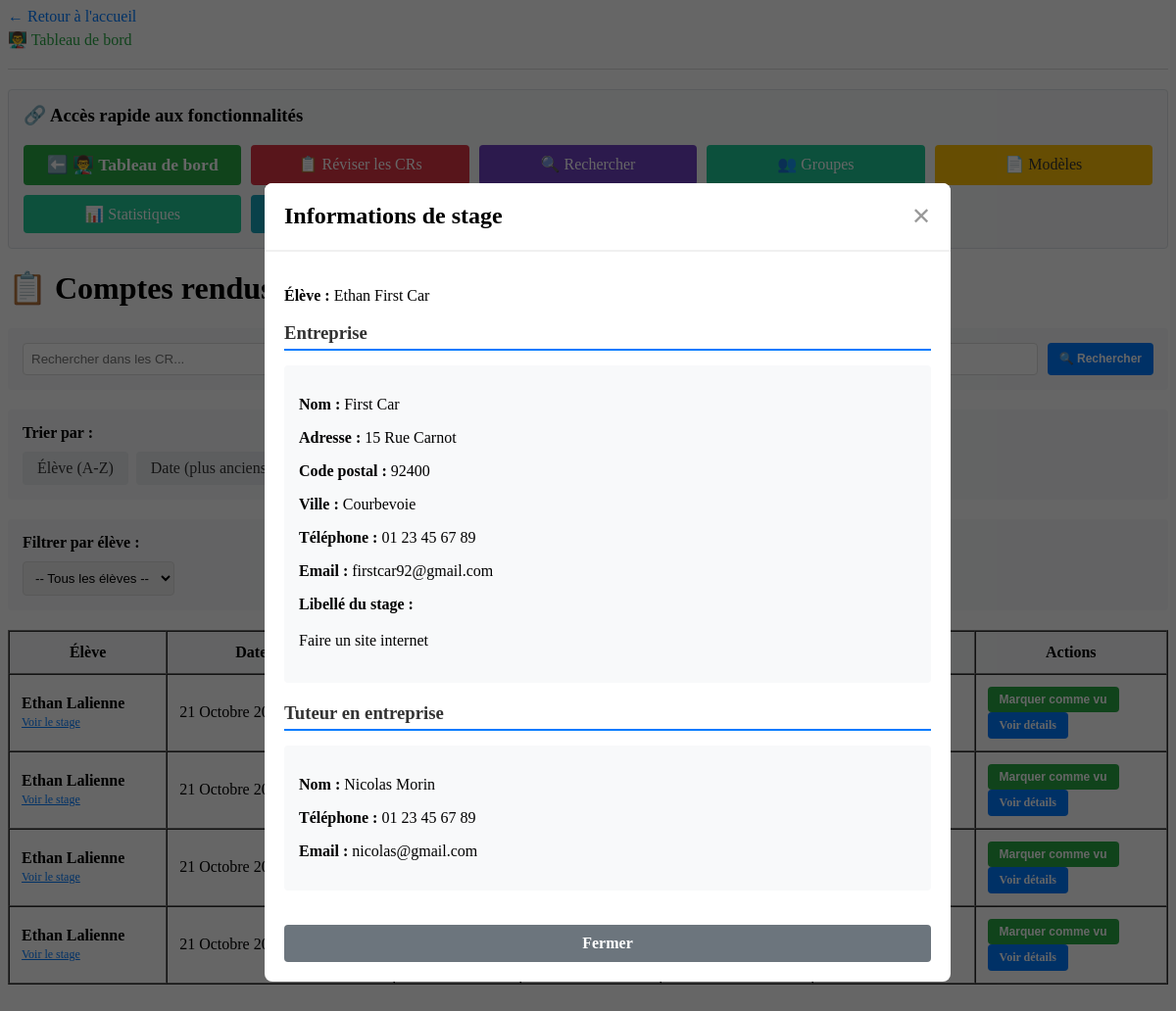
The app's page /liste_cr_prof.php?view_stage=3 (signed in) with its own data.
### tables this page shows
CREATE TABLE IF NOT EXISTS `cr` (
  `num` bigint NOT NULL AUTO_INCREMENT,
  `date` date DEFAULT NULL,
  `description` text,
  `titre` varchar(255) DEFAULT NULL,
  `contenu_html` longtext,
  `vu` tinyint(1) DEFAULT '0',
  `archivé` tinyint(1) DEFAULT '0',
  `datetime` datetime DEFAULT NULL,
  `num_version` int DEFAULT '1',
  `num_utilisateur` int DEFAULT NULL,
  `groupe_id` int DEFAULT NULL,
  PRIMARY KEY (`num`),
  KEY `num_utilisateur` (`num_utilisateur`),
  KEY `groupe_id` (`groupe_id`)
);

CREATE TABLE IF NOT EXISTS `utilisateur` (
  `num` int NOT NULL AUTO_INCREMENT,
  `nom` varchar(100) NOT NULL,
  `prenom` varchar(100) NOT NULL,
  `tel` varchar(20) DEFAULT NULL,
  `login` varchar(100) NOT NULL,
  `motdepasse` varchar(100) NOT NULL,
  `type` int DEFAULT NULL,
  `email` varchar(100) DEFAULT NULL,
  `option` int DEFAULT NULL,
  `num_stage` int DEFAULT NULL,
  `token` varchar(10000) NOT NULL,
  `date` date DEFAULT NULL,
  `token_created_at` datetime DEFAULT NULL,
  `email_valide` tinyint(1) DEFAULT '0',
  `code_verification` varchar(10) DEFAULT NULL,
  `email_verification_token` varchar(100) DEFAULT NULL,
  `email_verification_token_created_at` datetime DEFAULT NULL,
  PRIMARY KEY (`num`),
  UNIQUE KEY `login` (`login`),
  UNIQUE KEY `email` (`email`),
  KEY `num_stage` (`num_stage`)
);

CREATE TABLE IF NOT EXISTS `stage` (
  `num` int NOT NULL AUTO_INCREMENT,
  `nom` varchar(50) NOT NULL,
  `adresse` varchar(100) DEFAULT NULL,
  `CP` int DEFAULT NULL,
  `ville` varchar(40) DEFAULT NULL,
  `tel` varchar(20) DEFAULT NULL,
  `libelleStage` varchar(500) DEFAULT NULL,
  `email` varchar(50) DEFAULT NULL,
  `num_tuteur` int DEFAULT NULL,
  PRIMARY KEY (`num`),
  KEY `num_tuteur` (`num_tuteur`)
);

CREATE TABLE IF NOT EXISTS `tuteur` (
  `num` int NOT NULL AUTO_INCREMENT,
  `nom` varchar(40) NOT NULL,
  `prenom` varchar(40) NOT NULL,
  `tel` varchar(20) DEFAULT NULL,
  `email` varchar(100) DEFAULT NULL,
  PRIMARY KEY (`num`)
);

### liste_cr_prof.php (the view, shortened to what this page needs)
<?php
include '_conf.php';
include 'fonctions.php';
function formatDateFrench($date) {
    $english_months = array('January', 'February', 'March', 'April', 'May', 'June', 'July', 'August', 'September', 'October', 'November', 'December');
    $french_months = array('Janvier', 'Février', 'Mars', 'Avril', 'Mai', 'Juin', 'Juillet', 'Août', 'Septembre', 'Octobre', 'Novembre', 'Décembre');
    $date_str = date('d F Y à H\hi', strtotime($date));
    $date_str = str_replace($english_months, $french_months, $date_str);
    return $date_str;
}
$bdd = mysqli_connect($serveurBDD, $userBDD, $mdpBDD, $nomBDD);
$order_by = "cr.datetime DESC";
$where_clause = "";
$query = "SELECT cr.*, u.nom, u.prenom FROM cr
          JOIN utilisateur u ON cr.num_utilisateur = u.num
          $where_clause
          ORDER BY $order_by";
$result = mysqli_query($bdd, $query);
?>
<!DOCTYPE html>
<html lang="fr">
<head>
</head>
<body>
    <h1>📋 Comptes rendus des élèves</h1>
    <div class="search-box">
        <form method="GET" style="display: flex; gap: 10px; flex-wrap: wrap;">
            <button type="submit" class="btn btn-primary btn-sm">
                🔍 Rechercher
            </button>
        </form>
    </div>
    <div class="filter-box">
        <strong>Trier par :</strong>
        <div class="sort-options">
            <a href="?sort=eleve<?php echo isset($_GET['search']) ? '&search=' . urlencode($_GET['search']) : ''; ?>" class="sort-btn <?php echo (isset($_GET['sort']) && $_GET['sort'] == 'eleve') ? 'active' : ''; ?>">Élève (A-Z)</a>
            <a href="?sort=date_asc<?php echo isset($_GET['search']) ? '&search=' . urlencode($_GET['search']) : ''; ?>" class="sort-btn <?php echo (isset($_GET['sort']) && $_GET['sort'] == 'date_asc') ? 'active' : ''; ?>">Date (plus anciens)</a>
            <a href="?sort=date_desc<?php echo isset($_GET['search']) ? '&search=' . urlencode($_GET['search']) : ''; ?>" class="sort-btn <?php echo (isset($_GET['sort']) && $_GET['sort'] == 'date_desc') ? 'active' : ''; ?>">Date (plus récents)</a>
            <a href="?sort=vu<?php echo isset($_GET['search']) ? '&search=' . urlencode($_GET['search']) : ''; ?>" class="sort-btn <?php echo (isset($_GET['sort']) && $_GET['sort'] == 'vu') ? 'active' : ''; ?>">Consultés</a>
            <a href="?sort=non_vu<?php echo isset($_GET['search']) ? '&search=' . urlencode($_GET['search']) : ''; ?>" class="sort-btn <?php echo (isset($_GET['sort']) && $_GET['sort'] == 'non_vu') ? 'active' : ''; ?>">Non consultés</a>
            <a href="liste_cr_prof.php" class="sort-btn">Tous</a>
        </div>
    </div>
    <div class="filter-box">
        <strong>Filtrer par élève :</strong>
        <form method="GET" style="margin-top: 10px;">
            <select name="eleve" onchange="this.form.submit();" style="padding: 8px; border: 1px solid #ddd; border-radius: 4px; cursor: pointer;">
                <option value="">-- Tous les élèves --</option>
            </select>
        </form>
    </div>
    <?php if (mysqli_num_rows($result) > 0): ?>
        <table border="1" cellpadding="12" cellspacing="0" style="width: 100%;">
            <thead>
                <tr style="background: #f8f9fa;">
                    <th>Élève</th>
                    <th>Date et heure</th>
                    <th>Description</th>
                    <th>Pièces jointes</th>
                    <th>Commentaires</th>
                    <th>Statut</th>
                    <th>Actions</th>
                </tr>
            </thead>
            <tbody>
                <?php while ($cr = mysqli_fetch_assoc($result)):
                    $commentaires = getCommentaires($cr['num']);
                ?>
                <tr>
                    <td>
                        <strong><?php echo htmlspecialchars($cr['prenom'] . ' ' . $cr['nom']); ?></strong>
                        <br><a href="?view_stage=<?php echo $cr['num_utilisateur']; ?><?php
                           echo isset($_GET['sort']) ? '&sort=' . urlencode($_GET['sort']) : '';
                           echo isset($_GET['eleve']) ? '&eleve=' . urlencode($_GET['eleve']) : '';
                           echo isset($_GET['search']) ? '&search=' . urlencode($_GET['search']) : '';
                           ?>" style="font-size: 12px; color: #007bff;">Voir le stage</a>
                    </td>
                    <td><?php echo formatDateFrench($cr['datetime']); ?></td>
                    <td>
                        <a href="?view=<?php echo $cr['num']; ?><?php
                           echo isset($_GET['sort']) ? '&sort=' . urlencode($_GET['sort']) : '';
                           echo isset($_GET['eleve']) ? '&eleve=' . urlencode($_GET['eleve']) : '';
                           echo isset($_GET['search']) ? '&search=' . urlencode($_GET['search']) : '';
                           ?>" style="color: #007bff; text-decoration: none; cursor: pointer;">
                        </a>
                    </td>
                    <td>
                    </td>
                    <td>
                    </td>
                    <td><?php echo $cr['vu'] ? '✅ Consulté' : '⏳ Non consulté'; ?></td>
                    <td>
                        <form method="POST" style="display: inline; margin-bottom: 5px;">
                            <?php if ($cr['vu'] == 0): ?>
                                <button type="submit" name="update_vu" class="btn btn-success btn-sm">
                                    Marquer comme vu
                                </button>
                            <?php endif; ?>
                        </form>
                        <br>
                        <a href="?view=<?php echo $cr['num']; ?><?php
                           echo isset($_GET['sort']) ? '&sort=' . urlencode($_GET['sort']) : '';
                           echo isset($_GET['eleve']) ? '&eleve=' . urlencode($_GET['eleve']) : '';
                           echo isset($_GET['search']) ? '&search=' . urlencode($_GET['search']) : '';
                           ?>" class="btn btn-primary btn-sm">
                            Voir détails
                        </a>
                    </td>
                </tr>
                <?php endwhile; ?>
            </tbody>
        </table>
    <?php else: ?>
        <div style="background: #f8f9fa; padding: 30px; text-align: center; border-radius: 4px; border: 1px solid #dee2e6;">
            <p style="color: #999; font-size: 16px;">Aucun compte rendu trouvé</p>
        </div>
    <?php endif; ?>
    <?php if (isset($_GET['view_stage']) && !empty($_GET['view_stage'])):
        $eleve_id = intval($_GET['view_stage']);
        $stage_query = "SELECT u.prenom, u.nom, s.*, t.nom as tuteur_nom, t.prenom as tuteur_prenom,
                                t.tel as tuteur_tel, t.email as tuteur_email
                         FROM utilisateur u
                         LEFT JOIN stage s ON u.num_stage = s.num
                         LEFT JOIN tuteur t ON s.num_tuteur = t.num
                         WHERE u.num = $eleve_id";
        $stage_result = mysqli_query($bdd, $stage_query);
        $stage_info = mysqli_fetch_assoc($stage_result);
    ?>
    <div class="modal-overlay">
        <div class="modal-content">
            <div class="modal-header">
                <h2 style="margin: 0;">Informations de stage</h2>
                <a href="liste_cr_prof.php?<?php
                    echo isset($_GET['sort']) ? 'sort=' . $_GET['sort'] : '';
                    echo (isset($_GET['sort']) && isset($_GET['eleve'])) ? '&' : '';
                    echo isset($_GET['eleve']) ? 'eleve=' . $_GET['eleve'] : '';
                    echo isset($_GET['search']) ? '&search=' . urlencode($_GET['search']) : '';
                    echo isset($_GET['view']) ? '&view=' . $_GET['view'] : '';
                ?>" style="text-decoration: none; font-size: 24px; color: #999; cursor: pointer;">✕</a>
            </div>
            <div class="modal-body">
                <p style="margin-bottom: 15px;"><strong>Élève :</strong> <?php echo htmlspecialchars($stage_info['prenom'] . ' ' . $stage_info['nom']); ?></p>
                <?php if (!empty($stage_info['nom'])): ?>
                    <h3 class="section-title">Entreprise</h3>
                    <div class="info-box">
                        <p><strong>Nom :</strong> <?php echo htmlspecialchars($stage_info['nom']); ?></p>
                        <p><strong>Adresse :</strong> <?php echo htmlspecialchars($stage_info['adresse']); ?></p>
                        <p><strong>Code postal :</strong> <?php echo htmlspecialchars($stage_info['CP']); ?></p>
                        <p><strong>Ville :</strong> <?php echo htmlspecialchars($stage_info['ville']); ?></p>
                        <p><strong>Téléphone :</strong> <?php echo htmlspecialchars($stage_info['tel']); ?></p>
                        <p><strong>Email :</strong> <?php echo htmlspecialchars($stage_info['email']); ?></p>
                        <p style="margin-top: 10px;"><strong>Libellé du stage :</strong></p>
                        <p style="line-height: 1.5; text-align: left; word-wrap: break-word;">
                            <?php
                            $libelle = $stage_info['libelleStage'];
                            $libelle = trim($libelle);
                            $libelle = preg_replace('/^[ \t]+/m', '', $libelle);
                            $libelle = preg_replace('/\n{3,}/', "\n\n", $libelle);
                            echo nl2br(htmlspecialchars($libelle));
                            ?>
                        </p>
                    </div>
                    <h3 class="section-title">Tuteur en entreprise</h3>
                    <div class="info-box">
                        <p><strong>Nom :</strong> <?php echo htmlspecialchars($stage_info['tuteur_prenom'] . ' ' . $stage_info['tuteur_nom']); ?></p>
                        <p><strong>Téléphone :</strong> <?php echo htmlspecialchars($stage_info['tuteur_tel']); ?></p>
                        <p><strong>Email :</strong> <?php echo htmlspecialchars($stage_info['tuteur_email']); ?></p>
                    </div>
                <?php else: ?>
                    <div style="background: #fff3cd; padding: 15px; border-radius: 4px; border-left: 4px solid #ffc107;">
                        <p>Cet élève n'a pas encore renseigné ses informations de stage.</p>
                    </div>
                <?php endif; ?>
                <a href="liste_cr_prof.php?<?php
                    echo isset($_GET['sort']) ? 'sort=' . $_GET['sort'] : '';
                    echo (isset($_GET['sort']) && isset($_GET['eleve'])) ? '&' : '';
                    echo isset($_GET['eleve']) ? 'eleve=' . $_GET['eleve'] : '';
                    echo isset($_GET['search']) ? '&search=' . urlencode($_GET['search']) : '';
                    echo isset($_GET['view']) ? '&view=' . $_GET['view'] : '';
                ?>" class="btn btn-secondary btn-block" style="margin-top: 15px;">
                    Fermer
                </a>
            </div>
        </div>
    </div>
    <?php endif; ?>
</body>
</html>

### records on screen
cr: utilisateur.prenom+nom "Ethan Lalienne", datetime "21 Octobre 2025 à 23h16", vu "Marquer comme vu"
cr: utilisateur.prenom+nom "Ethan Lalienne", datetime "21 Octobre 2025 à 23h03", vu "Marquer comme vu"
cr: utilisateur.prenom+nom "Ethan Lalienne", datetime "21 Octobre 2025 à 22h33", vu "Marquer comme vu"
cr: utilisateur.prenom+nom "Ethan Lalienne", datetime "21 Octobre 2025 à 22h21", vu "Marquer comme vu"
utilisateur: prenom.nom "Ethan First Car", stage.nom "First Car", stage.adresse "15 Rue Carnot", stage.CP "92400", stage.ville "Courbevoie", stage.tel "01 23 45 67 89", stage.email "firstcar92@gmail.com", stage.libelleStage "Faire un site internet", tuteur.prenom+nom "Nicolas Morin", tuteur.tel "01 23 45 67 89", tuteur.email "nicolas@gmail.com"

### other values on screen
$icon "👨‍🏫"
$dashboard_icon "👨‍🏫"
